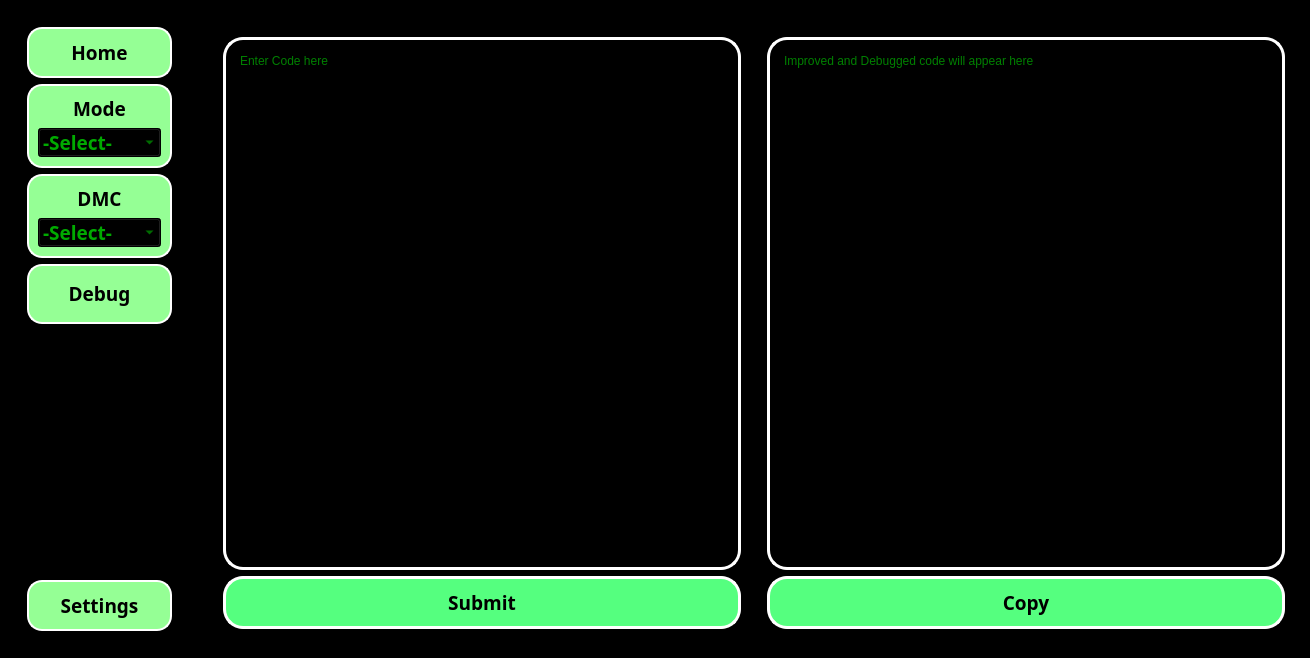
<?xml version="1.0" encoding="UTF-8"?>
<ui version="4.0">
 <class>MainWindow</class>
 <widget class="QMainWindow" name="MainWindow">
  <property name="geometry">
   <rect>
    <x>0</x>
    <y>0</y>
    <width>1310</width>
    <height>658</height>
   </rect>
  </property>
  <property name="sizePolicy">
   <sizepolicy hsizetype="MinimumExpanding" vsizetype="MinimumExpanding">
    <horstretch>0</horstretch>
    <verstretch>0</verstretch>
   </sizepolicy>
  </property>
  <property name="minimumSize">
   <size>
    <width>1300</width>
    <height>650</height>
   </size>
  </property>
  <property name="windowTitle">
   <string>Chatbot</string>
  </property>
  <property name="windowIcon">
   <iconset>
    <normaloff>icons/icons8-chat-48.png</normaloff>icons/icons8-chat-48.png</iconset>
  </property>
  <property name="windowOpacity">
   <double>1.000000000000000</double>
  </property>
  <property name="autoFillBackground">
   <bool>false</bool>
  </property>
  <property name="styleSheet">
   <string notr="true">background-color: rgb(0, 0, 0);</string>
  </property>
  <property name="iconSize">
   <size>
    <width>30</width>
    <height>30</height>
   </size>
  </property>
  <property name="tabShape">
   <enum>QTabWidget::Rounded</enum>
  </property>
  <widget class="QWidget" name="centralwidget">
   <property name="enabled">
    <bool>true</bool>
   </property>
   <property name="styleSheet">
    <string notr="true"/>
   </property>
   <layout class="QHBoxLayout" name="horizontalLayout">
    <item>
     <widget class="QWidget" name="left_menu" native="true">
      <property name="sizePolicy">
       <sizepolicy hsizetype="MinimumExpanding" vsizetype="MinimumExpanding">
        <horstretch>0</horstretch>
        <verstretch>0</verstretch>
       </sizepolicy>
      </property>
      <property name="minimumSize">
       <size>
        <width>180</width>
        <height>640</height>
       </size>
      </property>
      <property name="maximumSize">
       <size>
        <width>300</width>
        <height>16777215</height>
       </size>
      </property>
      <property name="styleSheet">
       <string notr="true">QWidget#left_sub_menu{
	opacity: 1.0;
	background-color: rgb(0, 0, 0);
	border-radius: 20px;
}

QFrame {
	border: 2px solid white; 
	border-radius: 15px; 
	background-color: rgb(149, 255, 149);
}

QLabel{
	color: rgb(0, 0, 0);
	border: 0;
	border-radius: 0;
}

QPushButton{
	
	color: rgb(0, 0, 0);
	background-color: rgb(85, 255, 127);
}

QComboBox{
	color: rgb(0, 170, 0);
	selection-color: rgb(255, 255, 255);
	selection-background-color: rgb(0, 0, 0);
}



</string>
      </property>
      <layout class="QVBoxLayout" name="verticalLayout">
       <property name="leftMargin">
        <number>9</number>
       </property>
       <property name="rightMargin">
        <number>9</number>
       </property>
       <item>
        <widget class="QWidget" name="left_sub_menu" native="true">
         <property name="sizePolicy">
          <sizepolicy hsizetype="Preferred" vsizetype="Preferred">
           <horstretch>0</horstretch>
           <verstretch>0</verstretch>
          </sizepolicy>
         </property>
         <property name="maximumSize">
          <size>
           <width>300</width>
           <height>16777215</height>
          </size>
         </property>
         <property name="styleSheet">
          <string notr="true"/>
         </property>
         <layout class="QVBoxLayout" name="verticalLayout_2">
          <item>
           <widget class="QFrame" name="frame">
            <property name="enabled">
             <bool>true</bool>
            </property>
            <property name="sizePolicy">
             <sizepolicy hsizetype="MinimumExpanding" vsizetype="Fixed">
              <horstretch>0</horstretch>
              <verstretch>0</verstretch>
             </sizepolicy>
            </property>
            <property name="minimumSize">
             <size>
              <width>145</width>
              <height>50</height>
             </size>
            </property>
            <property name="autoFillBackground">
             <bool>false</bool>
            </property>
            <property name="styleSheet">
             <string notr="true"/>
            </property>
            <property name="frameShape">
             <enum>QFrame::NoFrame</enum>
            </property>
            <property name="frameShadow">
             <enum>QFrame::Raised</enum>
            </property>
            <layout class="QHBoxLayout" name="horizontalLayout_4">
             <item>
              <widget class="QPushButton" name="home_btn">
               <property name="font">
                <font>
                 <family>Cascadia Code</family>
                 <pointsize>14</pointsize>
                 <bold>true</bold>
                </font>
               </property>
               <property name="styleSheet">
                <string notr="true"/>
               </property>
               <property name="text">
                <string>Home</string>
               </property>
               <property name="icon">
                <iconset>
                 <normaloff>icons/icons8-home-48.png</normaloff>icons/icons8-home-48.png</iconset>
               </property>
               <property name="iconSize">
                <size>
                 <width>30</width>
                 <height>30</height>
                </size>
               </property>
               <property name="flat">
                <bool>true</bool>
               </property>
              </widget>
             </item>
            </layout>
           </widget>
          </item>
          <item>
           <widget class="QFrame" name="frame_2">
            <property name="sizePolicy">
             <sizepolicy hsizetype="MinimumExpanding" vsizetype="Fixed">
              <horstretch>0</horstretch>
              <verstretch>0</verstretch>
             </sizepolicy>
            </property>
            <property name="minimumSize">
             <size>
              <width>145</width>
              <height>50</height>
             </size>
            </property>
            <property name="styleSheet">
             <string notr="true"/>
            </property>
            <property name="frameShape">
             <enum>QFrame::NoFrame</enum>
            </property>
            <property name="frameShadow">
             <enum>QFrame::Raised</enum>
            </property>
            <layout class="QVBoxLayout" name="verticalLayout_3">
             <item>
              <widget class="QLabel" name="label">
               <property name="font">
                <font>
                 <family>Cascadia Code</family>
                 <pointsize>14</pointsize>
                 <bold>true</bold>
                </font>
               </property>
               <property name="layoutDirection">
                <enum>Qt::LeftToRight</enum>
               </property>
               <property name="text">
                <string>Mode</string>
               </property>
               <property name="alignment">
                <set>Qt::AlignCenter</set>
               </property>
               <property name="wordWrap">
                <bool>false</bool>
               </property>
              </widget>
             </item>
             <item>
              <widget class="QComboBox" name="menu_btn">
               <property name="enabled">
                <bool>true</bool>
               </property>
               <property name="font">
                <font>
                 <family>Cascadia Code</family>
                 <pointsize>14</pointsize>
                 <bold>true</bold>
                </font>
               </property>
               <property name="contextMenuPolicy">
                <enum>Qt::ActionsContextMenu</enum>
               </property>
               <property name="styleSheet">
                <string notr="true"/>
               </property>
               <property name="editable">
                <bool>false</bool>
               </property>
               <property name="currentText">
                <string>-Select-</string>
               </property>
               <item>
                <property name="text">
                 <string>-Select-</string>
                </property>
               </item>
               <item>
                <property name="text">
                 <string>Q&amp;A</string>
                </property>
               </item>
               <item>
                <property name="text">
                 <string>Doctor</string>
                </property>
               </item>
               <item>
                <property name="text">
                 <string>Friend</string>
                </property>
               </item>
              </widget>
             </item>
            </layout>
           </widget>
          </item>
          <item>
           <widget class="QFrame" name="frame_7">
            <property name="sizePolicy">
             <sizepolicy hsizetype="MinimumExpanding" vsizetype="Fixed">
              <horstretch>0</horstretch>
              <verstretch>0</verstretch>
             </sizepolicy>
            </property>
            <property name="minimumSize">
             <size>
              <width>145</width>
              <height>60</height>
             </size>
            </property>
            <property name="frameShape">
             <enum>QFrame::StyledPanel</enum>
            </property>
            <property name="frameShadow">
             <enum>QFrame::Raised</enum>
            </property>
            <layout class="QVBoxLayout" name="verticalLayout_7">
             <item alignment="Qt::AlignHCenter|Qt::AlignVCenter">
              <widget class="QLabel" name="label_2">
               <property name="font">
                <font>
                 <family>Cascadia Code</family>
                 <pointsize>14</pointsize>
                 <bold>true</bold>
                </font>
               </property>
               <property name="text">
                <string>DMC</string>
               </property>
               <property name="alignment">
                <set>Qt::AlignCenter</set>
               </property>
              </widget>
             </item>
             <item>
              <widget class="QComboBox" name="dmc_btn">
               <property name="font">
                <font>
                 <family>Cascadia Code</family>
                 <pointsize>14</pointsize>
                 <bold>true</bold>
                </font>
               </property>
               <item>
                <property name="text">
                 <string>-Select-</string>
                </property>
               </item>
               <item>
                <property name="text">
                 <string>DMC</string>
                </property>
               </item>
               <item>
                <property name="text">
                 <string>Syllabus</string>
                </property>
               </item>
              </widget>
             </item>
            </layout>
           </widget>
          </item>
          <item>
           <widget class="QFrame" name="frame_6">
            <property name="sizePolicy">
             <sizepolicy hsizetype="MinimumExpanding" vsizetype="Fixed">
              <horstretch>0</horstretch>
              <verstretch>0</verstretch>
             </sizepolicy>
            </property>
            <property name="minimumSize">
             <size>
              <width>145</width>
              <height>60</height>
             </size>
            </property>
            <property name="frameShape">
             <enum>QFrame::StyledPanel</enum>
            </property>
            <property name="frameShadow">
             <enum>QFrame::Raised</enum>
            </property>
            <layout class="QHBoxLayout" name="horizontalLayout_6">
             <item>
              <widget class="QPushButton" name="translate_btn">
               <property name="font">
                <font>
                 <family>Cascadia Code</family>
                 <pointsize>14</pointsize>
                 <bold>true</bold>
                </font>
               </property>
               <property name="text">
                <string>Debug</string>
               </property>
               <property name="flat">
                <bool>true</bool>
               </property>
              </widget>
             </item>
            </layout>
           </widget>
          </item>
          <item>
           <spacer name="verticalSpacer">
            <property name="orientation">
             <enum>Qt::Vertical</enum>
            </property>
            <property name="sizeType">
             <enum>QSizePolicy::MinimumExpanding</enum>
            </property>
            <property name="sizeHint" stdset="0">
             <size>
              <width>20</width>
              <height>250</height>
             </size>
            </property>
           </spacer>
          </item>
          <item>
           <widget class="QFrame" name="frame_3">
            <property name="sizePolicy">
             <sizepolicy hsizetype="MinimumExpanding" vsizetype="Fixed">
              <horstretch>0</horstretch>
              <verstretch>0</verstretch>
             </sizepolicy>
            </property>
            <property name="minimumSize">
             <size>
              <width>145</width>
              <height>50</height>
             </size>
            </property>
            <property name="styleSheet">
             <string notr="true"/>
            </property>
            <property name="frameShape">
             <enum>QFrame::NoFrame</enum>
            </property>
            <property name="frameShadow">
             <enum>QFrame::Raised</enum>
            </property>
            <layout class="QHBoxLayout" name="horizontalLayout_2">
             <item>
              <widget class="QPushButton" name="settings_btn">
               <property name="font">
                <font>
                 <family>Cascadia Code</family>
                 <pointsize>14</pointsize>
                 <bold>true</bold>
                </font>
               </property>
               <property name="styleSheet">
                <string notr="true"/>
               </property>
               <property name="text">
                <string>Settings</string>
               </property>
               <property name="icon">
                <iconset>
                 <normaloff>icons/icons8-chat-settings-48.png</normaloff>icons/icons8-chat-settings-48.png</iconset>
               </property>
               <property name="iconSize">
                <size>
                 <width>30</width>
                 <height>30</height>
                </size>
               </property>
               <property name="flat">
                <bool>true</bool>
               </property>
              </widget>
             </item>
            </layout>
           </widget>
          </item>
         </layout>
        </widget>
       </item>
      </layout>
     </widget>
    </item>
    <item>
     <widget class="QStackedWidget" name="stackedWidget">
      <property name="sizePolicy">
       <sizepolicy hsizetype="MinimumExpanding" vsizetype="MinimumExpanding">
        <horstretch>0</horstretch>
        <verstretch>0</verstretch>
       </sizepolicy>
      </property>
      <property name="minimumSize">
       <size>
        <width>1105</width>
        <height>600</height>
       </size>
      </property>
      <property name="styleSheet">
       <string notr="true"/>
      </property>
      <property name="currentIndex">
       <number>1</number>
      </property>
      <widget class="QWidget" name="main_page">
       <property name="sizePolicy">
        <sizepolicy hsizetype="MinimumExpanding" vsizetype="MinimumExpanding">
         <horstretch>0</horstretch>
         <verstretch>0</verstretch>
        </sizepolicy>
       </property>
       <property name="minimumSize">
        <size>
         <width>1100</width>
         <height>600</height>
        </size>
       </property>
       <layout class="QVBoxLayout" name="verticalLayout_4">
        <item>
         <widget class="QWidget" name="main" native="true">
          <property name="enabled">
           <bool>true</bool>
          </property>
          <property name="sizePolicy">
           <sizepolicy hsizetype="MinimumExpanding" vsizetype="MinimumExpanding">
            <horstretch>0</horstretch>
            <verstretch>0</verstretch>
           </sizepolicy>
          </property>
          <property name="minimumSize">
           <size>
            <width>1100</width>
            <height>630</height>
           </size>
          </property>
          <property name="maximumSize">
           <size>
            <width>16777215</width>
            <height>16777215</height>
           </size>
          </property>
          <layout class="QGridLayout" name="gridLayout">
           <item row="1" column="0">
            <widget class="QLineEdit" name="user_input">
             <property name="sizePolicy">
              <sizepolicy hsizetype="MinimumExpanding" vsizetype="Fixed">
               <horstretch>0</horstretch>
               <verstretch>0</verstretch>
              </sizepolicy>
             </property>
             <property name="minimumSize">
              <size>
               <width>950</width>
               <height>60</height>
              </size>
             </property>
             <property name="font">
              <font>
               <family>Cascadia Code</family>
               <pointsize>14</pointsize>
              </font>
             </property>
             <property name="styleSheet">
              <string notr="true">QLineEdit {
	border: 3px solid white; 
	border-radius: 20px; 
	padding: 10px;
	background-color: rgb(0, 0, 0);
	color: rgb(0, 255, 0);
}



</string>
             </property>
             <property name="frame">
              <bool>true</bool>
             </property>
             <property name="placeholderText">
              <string>💬 Enter text here </string>
             </property>
             <property name="clearButtonEnabled">
              <bool>false</bool>
             </property>
            </widget>
           </item>
           <item row="1" column="1">
            <widget class="QPushButton" name="send">
             <property name="sizePolicy">
              <sizepolicy hsizetype="MinimumExpanding" vsizetype="Fixed">
               <horstretch>0</horstretch>
               <verstretch>0</verstretch>
              </sizepolicy>
             </property>
             <property name="minimumSize">
              <size>
               <width>100</width>
               <height>60</height>
              </size>
             </property>
             <property name="maximumSize">
              <size>
               <width>200</width>
               <height>16777215</height>
              </size>
             </property>
             <property name="font">
              <font>
               <family>Cascadia Code</family>
               <pointsize>12</pointsize>
              </font>
             </property>
             <property name="styleSheet">
              <string notr="true">QPushButton{
border: 3px solid white; 
border-radius: 20px; 
padding: 10px;
	background-color: rgb(85, 255, 127);
}</string>
             </property>
             <property name="text">
              <string/>
             </property>
             <property name="icon">
              <iconset>
               <normaloff>icons/icons8-sent-48.png</normaloff>icons/icons8-sent-48.png</iconset>
             </property>
             <property name="iconSize">
              <size>
               <width>30</width>
               <height>30</height>
              </size>
             </property>
             <property name="flat">
              <bool>true</bool>
             </property>
            </widget>
           </item>
           <item row="0" column="0" colspan="2">
            <widget class="QTextBrowser" name="main_text">
             <property name="sizePolicy">
              <sizepolicy hsizetype="MinimumExpanding" vsizetype="MinimumExpanding">
               <horstretch>0</horstretch>
               <verstretch>0</verstretch>
              </sizepolicy>
             </property>
             <property name="minimumSize">
              <size>
               <width>1070</width>
               <height>540</height>
              </size>
             </property>
             <property name="styleSheet">
              <string notr="true">QTextBrowser {
	border: 3px solid white; 
	border-radius: 20px; 
	padding: 10px;
	background-color: rgb(0, 0, 0);
	color: rgb(0, 255, 0);
}</string>
             </property>
             <property name="verticalScrollBarPolicy">
              <enum>Qt::ScrollBarAsNeeded</enum>
             </property>
             <property name="lineWrapMode">
              <enum>QTextEdit::WidgetWidth</enum>
             </property>
             <property name="textInteractionFlags">
              <set>Qt::LinksAccessibleByKeyboard|Qt::LinksAccessibleByMouse|Qt::TextBrowserInteraction|Qt::TextSelectableByKeyboard|Qt::TextSelectableByMouse</set>
             </property>
             <property name="placeholderText">
              <string/>
             </property>
            </widget>
           </item>
          </layout>
         </widget>
        </item>
       </layout>
      </widget>
      <widget class="QWidget" name="translation_page">
       <property name="sizePolicy">
        <sizepolicy hsizetype="MinimumExpanding" vsizetype="MinimumExpanding">
         <horstretch>0</horstretch>
         <verstretch>0</verstretch>
        </sizepolicy>
       </property>
       <property name="minimumSize">
        <size>
         <width>1100</width>
         <height>630</height>
        </size>
       </property>
       <layout class="QHBoxLayout" name="horizontalLayout_5">
        <item>
         <widget class="QWidget" name="translate" native="true">
          <property name="sizePolicy">
           <sizepolicy hsizetype="MinimumExpanding" vsizetype="MinimumExpanding">
            <horstretch>0</horstretch>
            <verstretch>0</verstretch>
           </sizepolicy>
          </property>
          <property name="minimumSize">
           <size>
            <width>1100</width>
            <height>630</height>
           </size>
          </property>
          <property name="styleSheet">
           <string notr="true">QWidget{
	
	background-color: rgb(0, 0, 0);
}
</string>
          </property>
          <layout class="QHBoxLayout" name="horizontalLayout_3">
           <item>
            <widget class="QFrame" name="frame_4">
             <property name="frameShape">
              <enum>QFrame::StyledPanel</enum>
             </property>
             <property name="frameShadow">
              <enum>QFrame::Raised</enum>
             </property>
             <layout class="QVBoxLayout" name="verticalLayout_5">
              <item>
               <widget class="QTextEdit" name="debug_from">
                <property name="styleSheet">
                 <string notr="true">QTextEdit {
	border: 3px solid white; 
	border-radius: 20px; 
	padding: 10px;
	background-color: rgb(0, 0, 0);
	color: rgb(0, 255, 0);	
	font: 700 14pt &quot;Cascadia Code&quot;;
}</string>
                </property>
                <property name="placeholderText">
                 <string>Enter Code here</string>
                </property>
               </widget>
              </item>
              <item>
               <widget class="QPushButton" name="submit_code_btn">
                <property name="font">
                 <font>
                  <family>Cascadia Code</family>
                  <pointsize>14</pointsize>
                  <bold>true</bold>
                 </font>
                </property>
                <property name="styleSheet">
                 <string notr="true">QPushButton{
	border: 3px solid white; 
	border-radius: 20px; 
	padding: 10px;
	background-color: rgb(85, 255, 127);
}</string>
                </property>
                <property name="text">
                 <string>Submit</string>
                </property>
               </widget>
              </item>
             </layout>
            </widget>
           </item>
           <item>
            <widget class="QFrame" name="frame_5">
             <property name="frameShape">
              <enum>QFrame::StyledPanel</enum>
             </property>
             <property name="frameShadow">
              <enum>QFrame::Raised</enum>
             </property>
             <layout class="QVBoxLayout" name="verticalLayout_6">
              <item>
               <widget class="QTextEdit" name="debug_to">
                <property name="styleSheet">
                 <string notr="true">QTextEdit {
	border: 3px solid white; 
	border-radius: 20px; 
	padding: 10px;
	background-color: rgb(0, 0, 0);
	color: rgb(0, 255, 0);
	font: 700 14pt &quot;Cascadia Code&quot;;
}</string>
                </property>
                <property name="readOnly">
                 <bool>true</bool>
                </property>
                <property name="placeholderText">
                 <string>Improved and Debugged code will appear here</string>
                </property>
               </widget>
              </item>
              <item>
               <widget class="QPushButton" name="copy_code_btn">
                <property name="font">
                 <font>
                  <family>Cascadia Code</family>
                  <pointsize>14</pointsize>
                  <bold>true</bold>
                 </font>
                </property>
                <property name="styleSheet">
                 <string notr="true">QPushButton{
	border: 3px solid white; 
	border-radius: 20px; 
	padding: 10px;
	background-color: rgb(85, 255, 127);
}</string>
                </property>
                <property name="text">
                 <string>Copy</string>
                </property>
               </widget>
              </item>
             </layout>
            </widget>
           </item>
          </layout>
         </widget>
        </item>
       </layout>
      </widget>
     </widget>
    </item>
   </layout>
  </widget>
 </widget>
 <resources/>
 <connections/>
</ui>
